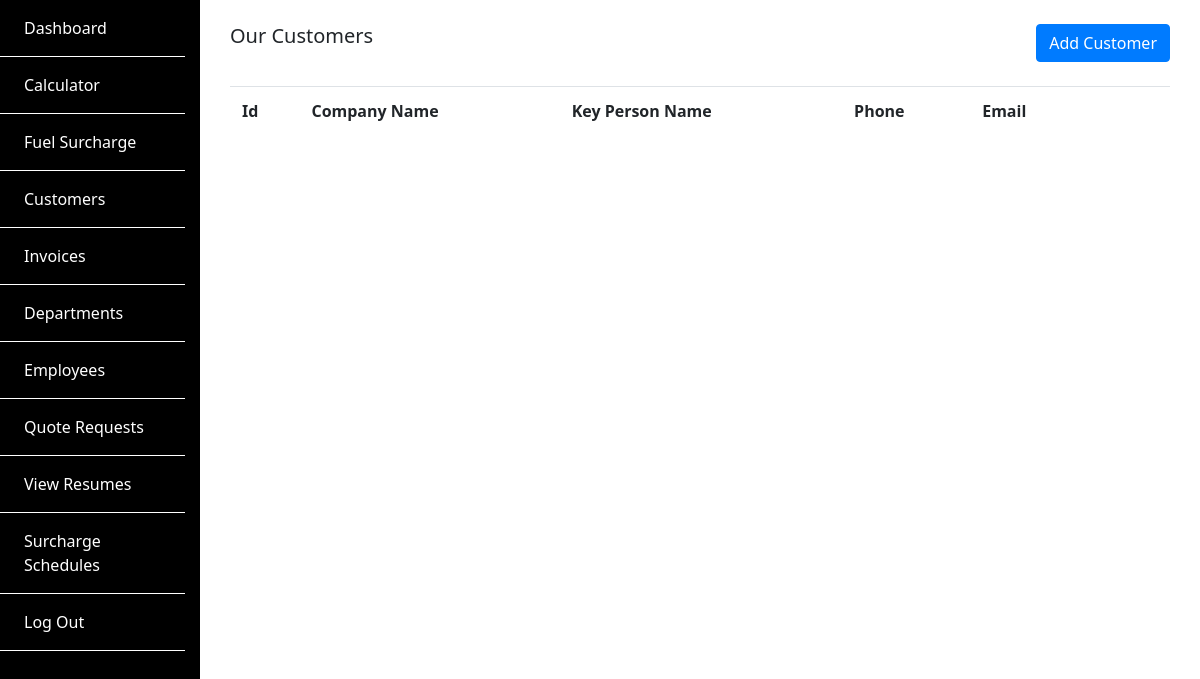
The app's page /customers/ (signed in), older data.
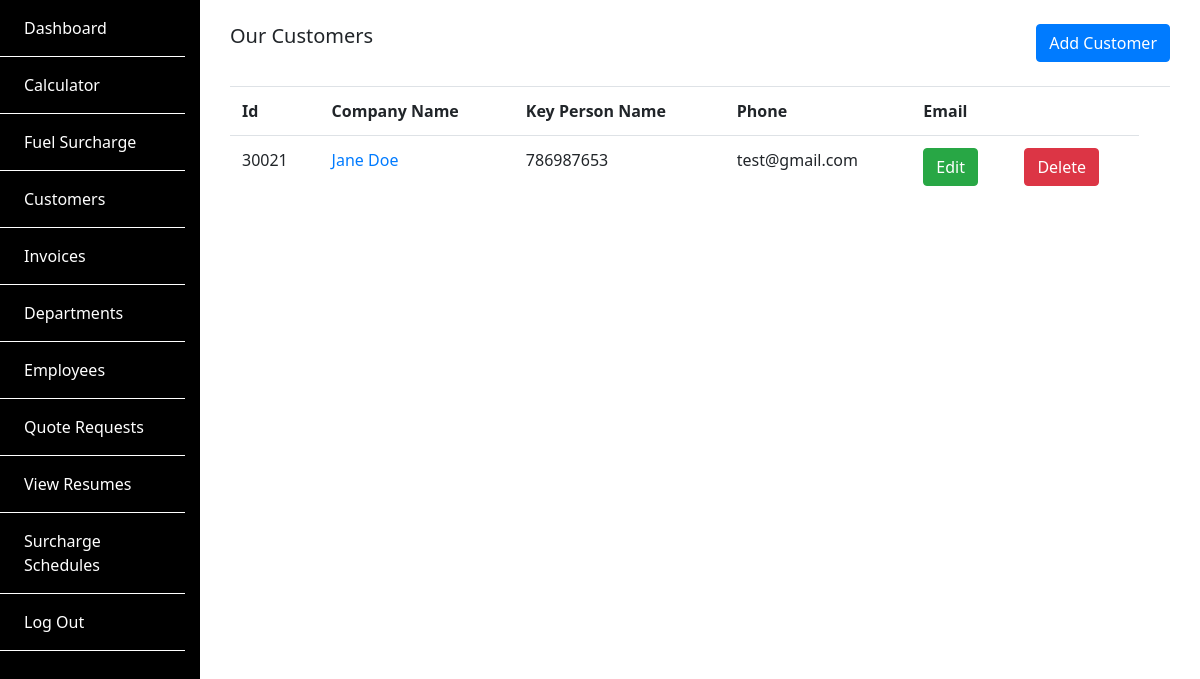
The same page, newer data.
### SiteApp/models.py (models this page shows, shortened)
class Customer(models.Model):
    customer_id = models.IntegerField()
    company_name = models.CharField(max_length=200)
    key_person_name = models.CharField(max_length=200)
    key_person_contact = models.BigIntegerField()
    address = models.CharField(max_length=200)
    email = models.EmailField()
    def get_absolute_url(self):
        pass

### SiteApp/views.py (the view)
# urls.py: path('customers/', views.ListCustomers, name='list_customers'),
@login_required
def ListCustomers(request):
    customers = Customer.objects.all()
    return render(request, 'SiteApp/list_customers.html', {'customers': customers})

### SiteApp/templates/SiteApp/list_customers.html
{% extends 'backend_base.html' %} {% block content %}
<div class="container-fluid py-4">
  <div class="row">
    <div class="col-sm-6">
      <h5>Our Customers</h5>
    </div>
    <div class="col-sm-6">
      <a href="{% url 'add_customer' %}" class="btn btn-primary float-right"
        >Add Customer</a
      >
    </div>
  </div>
  <div class="article">
    <table class="table mt-4">
      <tr>
        <th>Id</th>
        <th>Company Name</th>
        <th>Key Person Name</th>
        <th>Phone</th>
        <th>Email</th>
        <th></th>
        <th></th>
      </tr>
      {% for customer in customers %}
      <tr>
        <td><span>{{customer.customer_id}}</span></td>
        <td>
          <a href="{{customer.get_absolute_url }}"
            >{{customer.key_person_name}}
          </a>
        </td>
        <td><span>{{customer.key_person_contact}}</span></td>
        <td><span>{{customer.email}}</span></td>
        <td>
          <span><a href="#" class="btn btn-success">Edit</a></span>
        </td>
        <td>
          <span><a href="#" class="btn btn-danger">Delete</a></span>
        </td>
      </tr>
      {% endfor %}
    </table>
  </div>
</div>
{% endblock %}

Row changes from the older to the newer data that the page shows:
added Customer: customer_id "30021", key_person_name "Jane Doe", key_person_contact "786987653", email "test@gmail.com"
